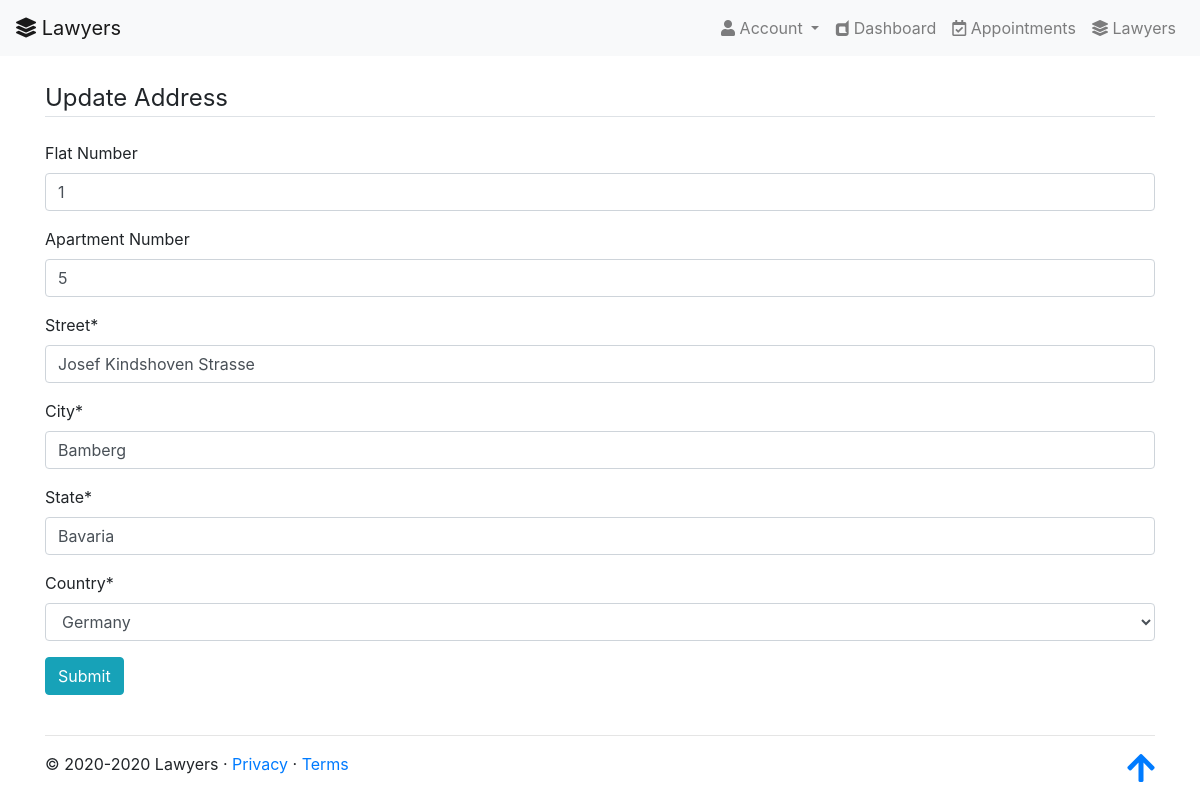
The app's page /users/address/update/ (signed in) with its own data.
### users/models.py (models this page shows, shortened)
class Address(models.Model):
    user = models.OneToOneField(User, on_delete=models.CASCADE)
    flat_number = models.CharField(
        max_length=10, blank=True, verbose_name="Flat Number")
    apartment_number = models.CharField(
        max_length=10, blank=True, verbose_name="Apartment Number")
    street = models.CharField(max_length=100)
    city = models.CharField(max_length=20)
    state = models.CharField(max_length=20)
    postal_code = models.IntegerField(
        validators=[MaxValueValidator(9999999999)],
        verbose_name="Postal Code")
    country = CountryField(blank_label='Select')

### users/views/common.py (the view)
# urls.py: path('address/update/', address_update, name='address_update'),
@login_required
def address_update(request):
    try:
        request.user.address is not None
        if request.method == 'POST':
            form = AddressUpdateForm(
                request.POST, instance=request.user.address)
            if form.is_valid():
                form.save()
                messages.success(request, 'Your address is updated!')
                return redirect('users:profile')
        else:
            form = AddressUpdateForm(instance=request.user.address)
            context = {'form': form}
            return render(request, 'users/address.html', context)
    except Exception:
        messages.warning(
            request, 'You must create an address first to update it.')
        return redirect('users:profile')

### users/forms/common.py
class AddressUpdateForm(forms.ModelForm):
    class Meta:
        model = Address
        fields = ['flat_number', 'apartment_number',
                  'street', 'city', 'state', 'country']

### templates/users/address.html (shortened to what this page needs)
{% extends 'base.html' %}
{% load i18n %}
{% load crispy_forms_tags %}
{% block content %}
<main>
    <div class="container">
        <section class="mt-4 mb-4">
            <form method="post">
                <legend class="border-bottom mb-4">Update Address</legend>
                {{ form|crispy }}
                <button type="submit" class="btn btn-info">{% trans "Submit" %}</button>
            </form>
        </section>
    </div>
</main>
{% endblock %}

### records on screen
Address: flat_number "1", apartment_number "5", street "Josef Kindshoven Strasse", city "Bamberg", state "Bavaria", country "Germany"
